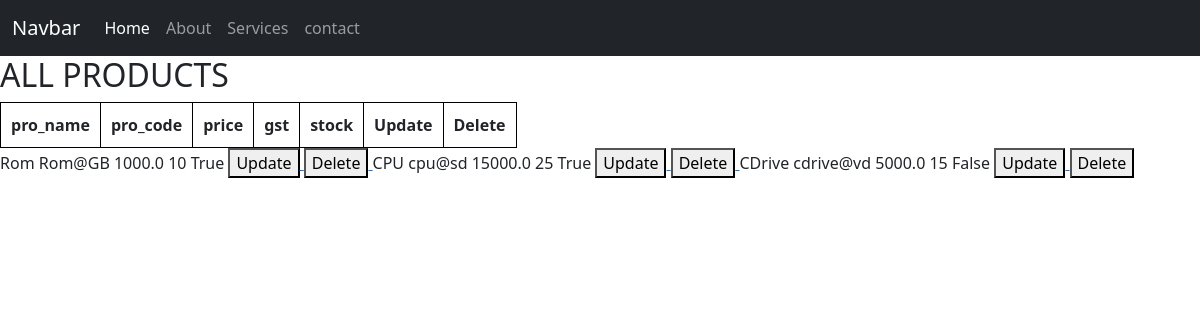
/home/all-products/, run on an earlier commit of the app's database.
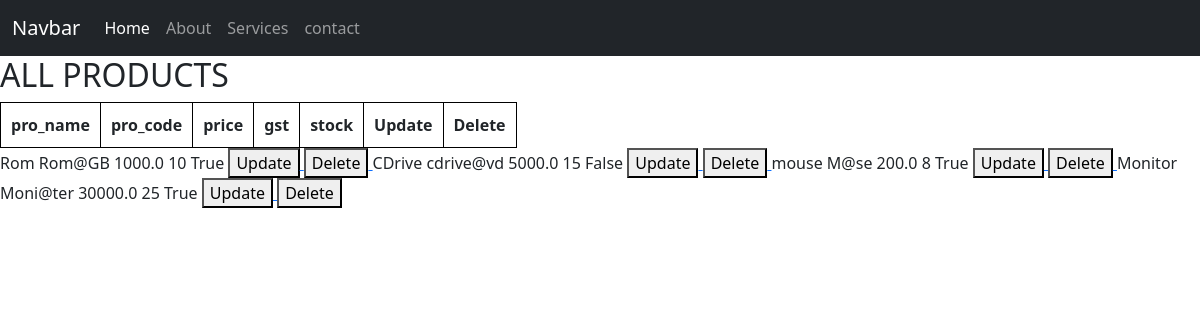
And on a later commit of the database.
### Inventory/models.py (models this page shows, shortened)
class product(models.Model):
    pro_name = models.CharField(max_length=100, null=True)
    pro_code = models.CharField(max_length=50, null=True)
    price = models.FloatField(default=0)
    gst = models.IntegerField(default=0)
    stock = models.BooleanField(default=False)

### Inventory/views.py (the view)
# urls.py: path('all-products/', all_products),
def all_products(request):
    context = {
        "all_pro": product.objects.all()
    }
    return render(request, 'allprod.html', context)

### frontend/templates/allprod.html
{% extends 'base.html' %}
{% block content %}
      <h2>ALL PRODUCTS</h2>
    <table>
        <thead>
            <tr>
                <th>pro_name</th>
                <th>pro_code</th>
                <th>price</th>
                <th>gst</th>
                <th>stock</th>
                <th>Update</th>
                <th>Delete</th>
             </tr>
    </table>
    <body>
        {% for pro in all_pro %}
            <tr>
                <td>{{ pro.pro_name }}</td>
                <td>{{ pro.pro_code }}</td>
                <td>{{ pro.price }}</td>
                <td>{{ pro.gst }}</td>
                <td>{{ pro.stock }}</td>
                <td>
                    <a href="{% url 'product_update' pro.id %}">
                        <button>Update</button>
                    </a>
                </td>
                <td>
                    <a href="{% url 'product_delete' pro.id %}">
                        <button>Delete</button>
                    </a>
                </td>
            </tr>
        {% endfor %}
    </body>
{% endblock %}

### frontend/templates/base.html (shortened to what this page needs)
<!DOCTYPE html>
<html lang="en">
<head>
    {% load bootstrap5 %}
    {% bootstrap_css %}
</head>
<body>
      <nav class="navbar navbar-expand-lg bg-dark navbar-dark">
  <div class="container-fluid">
    <a class="navbar-brand" href="#">Navbar</a>
    <div class="collapse navbar-collapse" id="navbarNavAltMarkup">
      <div class="navbar-nav">
        <a class="nav-link active" aria-current="page" href="/home/home/">Home</a>
        <a class="nav-link" href="/home/about/">About</a>
        <a class="nav-link" href="/home/services/">Services</a>
        <a class="nav-link" href="/home/contact/">contact</a>
      </div>
    </div>
  </div>
</nav>
{% block content %}
{% endblock %}
</body>
</html>

### frontend/templates/base.html (style rules this page uses)
table, th, td { border: 1px solid black; padding: 10px; }

What changed in the data, as far as the page shows it:
removed product: pro_name "CPU", pro_code "cpu@sd", price "15000.0", gst "25", stock "True"
added product: pro_name "mouse", pro_code "M@se", price "200.0", gst "8", stock "True"
added product: pro_name "Monitor", pro_code "Moni@ter", price "30000.0", gst "25", stock "True"
